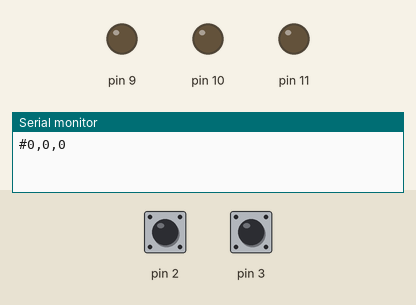
The sketch below on a simulated Arduino Uno, built with avr-gcc and run on an emulated ATmega328P. Shown: output pins drawn as LEDs (lit = HIGH), the last lines printed to the serial monitor. Dashed ring = blinking. Inputs (shaded band) come from the test bench; at power-on: pin 2 LOW, pin 3 LOW.

Above: at 1.2 s.
1.3 s: pin 2 driven HIGH
At 1.8 s:
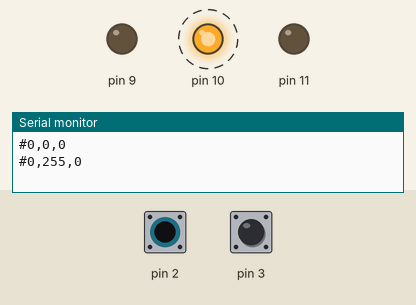
4.1 s: pin 3 driven HIGH
At 5.4 s:
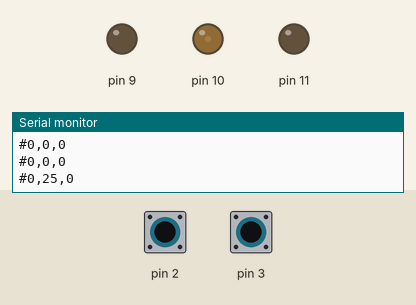
5.7 s: pin 2 pulsed LOW 2 times (0.12 s each, 0.3 s apart)
At 6.2 s:
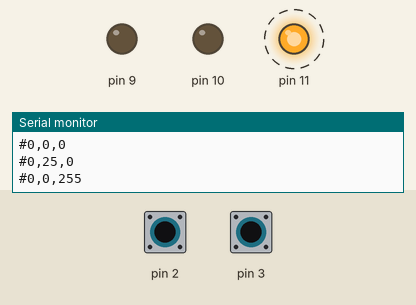
8.6 s: pin 3 pulsed LOW 2 times (0.12 s each, 0.3 s apart)
At 9.9 s:
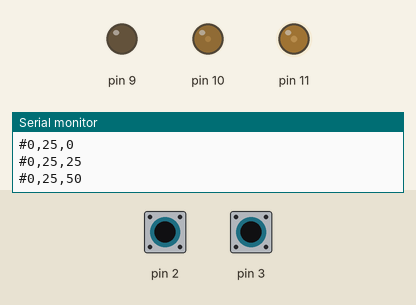
Timing chart, 0 to 11.6 s (numbered marks = the images above; inputs shaded):
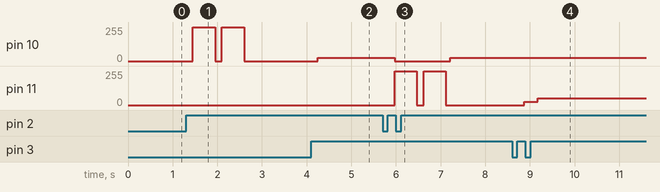

The sketch:

Arduino.ino
```cpp
/*
  WIRING
    - Connect Channel Switching button @ Digital pin 2
    - Connect Channel Value Up button @ Digital pin 3
    - Connect Channel Value Down button @ Digital pin 4

    - Connect LED red at pin 9
    - Connect LED green at pin 10
    - Connect LED blue at pin 11
*/

struct Button {
  int pin;
  bool released;
};

struct Button btnChannel = {2, true};
struct Button btnUp = {3, true};
struct Button btnDown = {4, true};


namespace LED {
  const int RED = 9;
  const int GREEN = 10;
  const int BLUE = 11;

  int red = 0;
  int green = 0;
  int blue = 0;

  int channel = 0;
};

const int INTERVAL = 25; // Constant of how many steps to increment/ decrement by


void RGB(int, int, int);
void checkReleased();
void incChannel(int *, const int);

void listenForChannel();
void listenForUp();

void updateInterface(int, int, int);

void setup() {
  Serial.begin(9600);
  pinMode(btnChannel.pin, INPUT);
  pinMode(btnUp.pin, INPUT);
  pinMode(btnDown.pin, INPUT);

  updateInterface(LED::red, LED::green, LED::blue);
}

void loop () {
  checkReleased(); // Update Release state

  listenForChannel();
  listenForUp();

  RGB(LED::red, LED::green, LED::blue);
}

void updateInterface(int r, int g, int b) {
  r = constrain(r, 0, 255);
  g = constrain(g, 0, 255);
  b = constrain(b, 0, 255);

  // Update Interface with the updated colouring
  Serial.print("#");
  Serial.print(r);
  Serial.print(",");
  Serial.print(g);
  Serial.print(",");
  Serial.print(b);
  Serial.print("\n");
}


void checkReleased() {
  if (digitalRead(btnChannel.pin) == LOW) {
    btnChannel.released = true;
  }

  if (digitalRead(btnUp.pin) == LOW) {
    btnUp.released = true;
  }
}

void incChannel(int * color, const int increment) {
  if (*color < 255) {
    *color += increment;
  } else {
    *color = 0;
  }

  *color = constrain(*color, 0, 255);
}

void listenForUp() {
  if (digitalRead(btnUp.pin) == HIGH && btnUp.released) {
    btnUp.released = false;

    switch (LED::channel) {
      case 0:
        incChannel(&LED::red, +INTERVAL);
        break;
      case 1:
        incChannel(&LED::green, +INTERVAL);
        break;
      case 2:
        incChannel(&LED::blue, +INTERVAL);
        break;

    }

    updateInterface(LED::red, LED::green, LED::blue); // Update interface with updated colour
    delay(150); // Delay to prevent accidental clicks
  }
}

void listenForChannel() {
  if (digitalRead(btnChannel.pin) == HIGH && btnChannel.released) {
    btnChannel.released = false;

    int red = 0;
    int green = 0;
    int blue = 0;

    LED::channel += 1;
    if (LED::channel >= 3) {
      LED::channel = 0;
    }

    switch (LED::channel) {
      case 0:
        red = 255;
        green = 0;
        blue = 0;
        break;
      case 1:
        red = 0;
        green = 255;
        blue = 0;
        break;
      case 2:
        red = 0;
        green = 0;
        blue = 255;
        break;
    }

    /*
     * Blinking animation
    */

    delay(150);
    RGB(red,green,blue);
    updateInterface(red,green,blue);

    delay(500);
    RGB(0,0,0);
    updateInterface(0,0,0);

    delay(150);
    RGB(red,green,blue);
    updateInterface(red,green,blue);

    delay(500);
    RGB(0,0,0);
    updateInterface(0,0,0);

    delay(100);
    updateInterface(LED::red, LED::green, LED::blue); // Update the interface again with true color here
    // Prevent continuous sending to buffer, which slows interface
  }
}

void RGB(int r, int g, int b) {
  analogWrite(LED::RED, r);
  analogWrite(LED::GREEN, g);
  analogWrite(LED::BLUE, b);
}
```

Measured:
- after the input at 1.3 s, pin 10: alternates 255/255 for 0.50 s and 0/255 for 0.15 s, 4 changes in all, then stays 0/255, starting after 0.15 s
- after the input at 4.1 s, pin 10: 0/255 → 25/255 after 0.15 s
- after the input at 5.7 s, pin 10: 25/255 → 0/255 after 0.27 s, → 25/255 1.3 s later; pin 11: alternates 255/255 for 0.50 s and 0/255 for 0.15 s, 4 changes in all, then stays 0/255, starting after 0.27 s
- after the input at 8.6 s, pin 11: 0/255 → 25/255 after 0.27 s, → 50/255 0.30 s later
